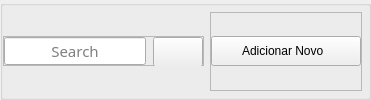
             <widget class="QGroupBox" name="header_view_client">
              <property name="minimumSize">
               <size>
                <width>0</width>
                <height>0</height>
               </size>
              </property>
              <property name="maximumSize">
               <size>
                <width>16777215</width>
                <height>16777215</height>
               </size>
              </property>
              <property name="styleSheet">
               <string notr="true"/>
              </property>
              <property name="flat">
               <bool>true</bool>
              </property>
              <layout class="QHBoxLayout" name="horizontalLayout_10">
               <property name="spacing">
                <number>6</number>
               </property>
               <property name="leftMargin">
                <number>0</number>
               </property>
               <property name="topMargin">
                <number>6</number>
               </property>
               <property name="rightMargin">
                <number>0</number>
               </property>
               <property name="bottomMargin">
                <number>6</number>
               </property>
               <item>
                <widget class="QFrame" name="group_frame_seachr">
                 <property name="minimumSize">
                  <size>
                   <width>0</width>
                   <height>30</height>
                  </size>
                 </property>
                 <property name="maximumSize">
                  <size>
                   <width>300</width>
                   <height>30</height>
                  </size>
                 </property>
                 <property name="styleSheet">
                  <string notr="true"/>
                 </property>
                 <property name="frameShape">
                  <enum>QFrame::StyledPanel</enum>
                 </property>
                 <property name="frameShadow">
                  <enum>QFrame::Raised</enum>
                 </property>
                 <layout class="QHBoxLayout" name="horizontalLayout_13">
                  <property name="spacing">
                   <number>7</number>
                  </property>
                  <property name="leftMargin">
                   <number>0</number>
                  </property>
                  <property name="topMargin">
                   <number>0</number>
                  </property>
                  <property name="rightMargin">
                   <number>0</number>
                  </property>
                  <property name="bottomMargin">
                   <number>0</number>
                  </property>
                  <item>
                   <widget class="QLineEdit" name="searchtemplates">
                    <property name="minimumSize">
                     <size>
                      <width>0</width>
                      <height>0</height>
                     </size>
                    </property>
                    <property name="font">
                     <font>
                      <family>Yu Gothic</family>
                      <pointsize>11</pointsize>
                      <weight>50</weight>
                      <italic>false</italic>
                      <bold>false</bold>
                      <underline>false</underline>
                      <strikeout>false</strikeout>
                      <stylestrategy>PreferAntialias</stylestrategy>
                      <kerning>true</kerning>
                     </font>
                    </property>
                    <property name="styleSheet">
                     <string notr="true"/>
                    </property>
                    <property name="alignment">
                     <set>Qt::AlignCenter</set>
                    </property>
                    <property name="placeholderText">
                     <string>Search</string>
                    </property>
                    <property name="clearButtonEnabled">
                     <bool>true</bool>
                    </property>
                   </widget>
                  </item>
                  <item>
                   <widget class="QPushButton" name="btn_procurar">
                    <property name="minimumSize">
                     <size>
                      <width>50</width>
                      <height>30</height>
                     </size>
                    </property>
                    <property name="maximumSize">
                     <size>
                      <width>16777215</width>
                      <height>16777215</height>
                     </size>
                    </property>
                    <property name="font">
                     <font>
                      <family>Yu Gothic</family>
                      <pointsize>11</pointsize>
                      <weight>50</weight>
                      <italic>false</italic>
                      <bold>false</bold>
                      <underline>false</underline>
                      <strikeout>false</strikeout>
                      <stylestrategy>PreferAntialias</stylestrategy>
                      <kerning>true</kerning>
                     </font>
                    </property>
                    <property name="styleSheet">
                     <string notr="true"/>
                    </property>
                    <property name="text">
                     <string/>
                    </property>
                    <property name="icon">
                     <iconset resource="sources.qrc">
                      <normaloff>:/newicons/newicons/lupa.png</normaloff>:/newicons/newicons/lupa.png</iconset>
                    </property>
                   </widget>
                  </item>
                 </layout>
                </widget>
               </item>
               <item>
                <widget class="QFrame" name="group_buttons">
                 <property name="sizePolicy">
                  <sizepolicy hsizetype="Maximum" vsizetype="Preferred">
                   <horstretch>0</horstretch>
                   <verstretch>0</verstretch>
                  </sizepolicy>
                 </property>
                 <property name="minimumSize">
                  <size>
                   <width>0</width>
                   <height>0</height>
                  </size>
                 </property>
                 <property name="layoutDirection">
                  <enum>Qt::LeftToRight</enum>
                 </property>
                 <property name="styleSheet">
                  <string notr="true"/>
                 </property>
                 <property name="frameShape">
                  <enum>QFrame::StyledPanel</enum>
                 </property>
                 <property name="frameShadow">
                  <enum>QFrame::Raised</enum>
                 </property>
                 <layout class="QHBoxLayout" name="horizontalLayout_14">
                  <property name="spacing">
                   <number>15</number>
                  </property>
                  <property name="leftMargin">
                   <number>0</number>
                  </property>
                  <property name="topMargin">
                   <number>0</number>
                  </property>
                  <property name="rightMargin">
                   <number>0</number>
                  </property>
                  <property name="bottomMargin">
                   <number>0</number>
                  </property>
                  <item>
                   <widget class="QPushButton" name="btn_pg_add_new_template">
                    <property name="minimumSize">
                     <size>
                      <width>150</width>
                      <height>30</height>
                     </size>
                    </property>
                    <property name="maximumSize">
                     <size>
                      <width>150</width>
                      <height>16777215</height>
                     </size>
                    </property>
                    <property name="styleSheet">
                     <string notr="true"/>
                    </property>
                    <property name="text">
                     <string>Adicionar Novo  </string>
                    </property>
                    <property name="icon">
                     <iconset resource="sources.qrc">
                      <normaloff>:/newicons/newicons/add.png</normaloff>:/newicons/newicons/add.png</iconset>
                    </property>
                    <property name="iconSize">
                     <size>
                      <width>20</width>
                      <height>20</height>
                     </size>
                    </property>
                   </widget>
                  </item>
                 </layout>
                </widget>
               </item>
               <item>
                <widget class="Line" name="line_4">
                 <property name="styleSheet">
                  <string notr="true"/>
                 </property>
                 <property name="lineWidth">
                  <number>0</number>
                 </property>
                 <property name="orientation">
                  <enum>Qt::Horizontal</enum>
                 </property>
                </widget>
               </item>
              </layout>
             </widget>
